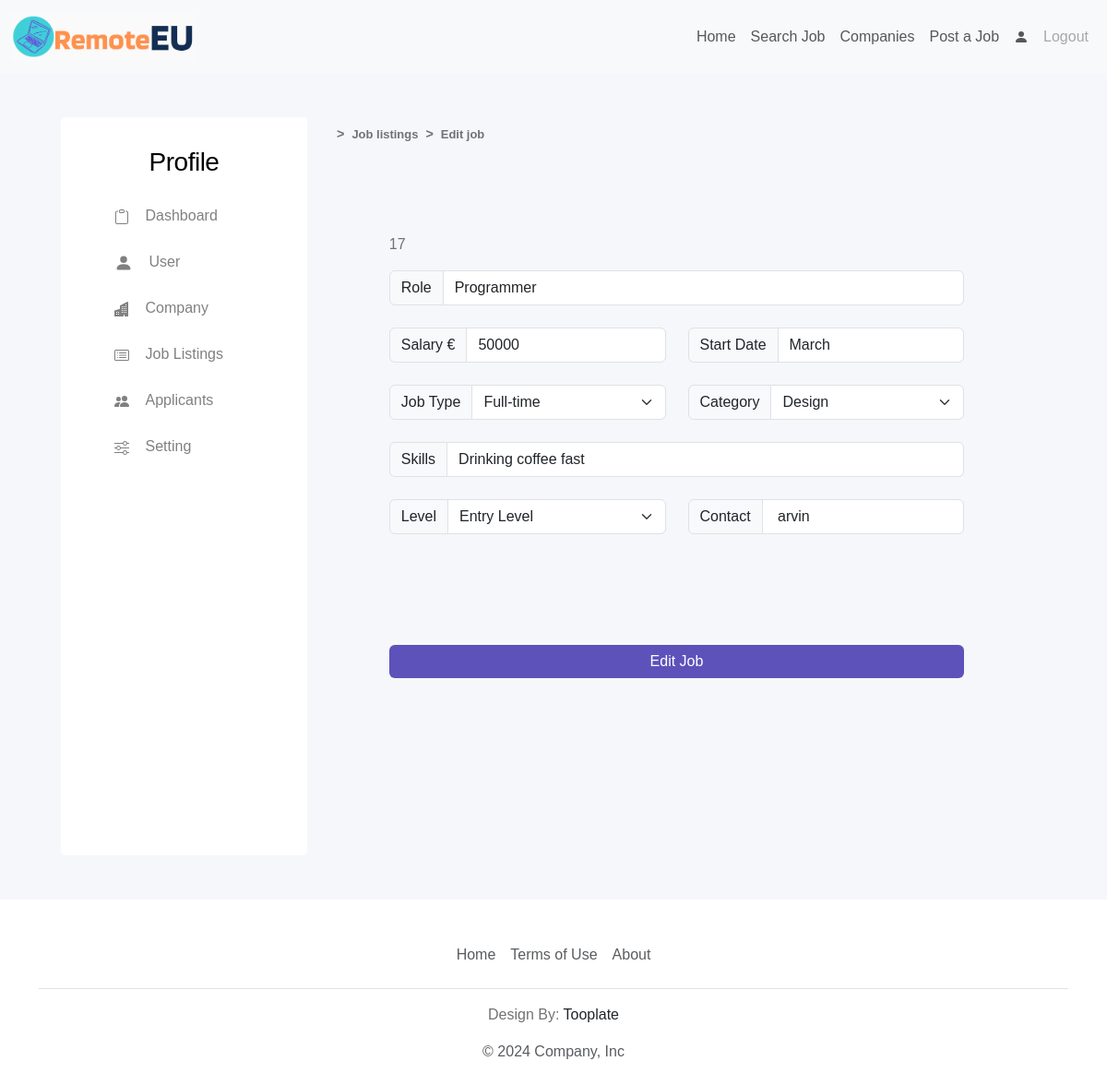
Screenshot of /profile/manage_jobs/edit_job/17 (signed in) with the database file from the repository.
### tables.py (models this page shows, shortened)
class Job(db.Model):
    id: Mapped[int] = mapped_column(Integer, primary_key=True)
    role: Mapped[str] = mapped_column(String(100))
    salary: Mapped[int] = mapped_column(Integer)
    start_date: Mapped[str] = mapped_column(String(100))
    job_type: Mapped[str] = mapped_column(String(100))
    category: Mapped[str] = mapped_column(String(100))
    skills: Mapped[str] = mapped_column(String(1000))
    level: Mapped[str] = mapped_column(String(100))
    job_info: Mapped[str] = mapped_column(String(2000))
    contact: Mapped[str] = mapped_column(String(100))
    active: Mapped[bool] = mapped_column(Boolean())
    time_publish: Mapped[datetime.datetime] = mapped_column(
        DateTime(timezone=True), server_default=func.now())
    user_id: Mapped[int] = mapped_column(Integer, ForeignKey(User1.id))
    company_id: Mapped[int] = mapped_column(Integer, ForeignKey(Company.id))

### main.py (the view, shortened to what this page needs)
@app.route('/profile/manage_jobs/edit_job/<int:job_id>', methods=['GET', 'POST'])
@login_required
def edit_job(job_id):
    job_to_edit = Job.query.filter_by(id=job_id).first()
    job_edit_form = JobForm()
    return render_template('edit_job.html',
                           form=job_edit_form,
                           job=job_to_edit,
                           levels=job_levels_full,
                           categories=job_categories_full,
                           job_types=job_types_full,
                           logged_in = current_user.is_authenticated)

### forms.py
class JobForm(FlaskForm):
    role = StringField(u"Role / Title", validators=[DataRequired(), Length(max=100)])
    salary = IntegerField(u"Salary", validators=[DataRequired()])
    start_date = StringField(u"Start date", validators=[DataRequired(), Length(max=100)])
    job_type = SelectField(u"Type of job", validators=[DataRequired()], choices=job_types_full)
    category = SelectField(u"Category", validators=[DataRequired()], choices=job_categories_full)
    skills = StringField(u"Skills", validators=[DataRequired(), Length(max=1000)])
    level = SelectField(u"Level", validators=[DataRequired()], choices=job_levels_full)
    job_info = CKEditorField(u"Job Description", validators=[DataRequired(), Length(max=2000)])
    contact = StringField(u"Contact", validators=[DataRequired(), Length(max=100)])
    active = RadioField(u"Active", choices=['Active (Publish right away)', 'Hidden (Will publish later)'], default='Active (Publish right away)', validators=[DataRequired()])
    submit = SubmitField(label="Save Job")

### main.py (called while the page is built)
@login_manager.user_loader
def load_user(user_id):
    return db.get_or_404(User1, user_id)

### templates/edit_job.html (shortened to what this page needs)
{% extends "base_profile.html" %}
{% from 'bootstrap5/form.html' import render_form %}
{% block profile_content %}
<section>
    <div class="container">
        <div id="breadcrumbs" class="d-flex mt-2">
            <p class="mx-2"><b>></b></p>
            <a href="{{ url_for('job_listings') }}"><p><b>Job listings</b></p></a>
            <p class="mx-2"><b>></b></p>
            <a href="{{ url_for('edit_job', job_id = job.id) }}"><p><b>Edit job</b></p></a>
        </div>
        <div class="row d-flex justify-content-center mb-3 mt-5 pt-5">
            <div class="col-lg-10 col-md-12 col-sm-12">
    <form class="edit_job" method="POST" action="{{ url_for('job_listings') }}">
        <p>{{job.id}}</p>
        <div class="col-lg-12 col-md-12 col-sm-12 mb-4">
            <div class="input-group">
                <span class="input-group-text" id="basic-addon1">Role</span>
                {{ form.role(value=job.role, class_="form-control") }}
            </div>
        </div>
        <div class="row d-flex justify-content-center">
            <div class="col-lg-6 col-md-6 col-sm-12 mb-4">
                <div class="input-group">
                    <span class="input-group-text" id="basic-addon1">Salary €</span>
                    {{ form.salary(value=job.salary, class_="form-control") }}
                </div>
            </div>
            <br>
            <div class="col-lg-6 col-md-6 col-sm-12 mb-4">
                <div class="input-group">
                    <span class="input-group-text" id="basic-addon1">Start Date</span>
                    {{ form.start_date(value=job.start_date, class_="form-control") }}
                </div>
            </div>
        </div>
        <div class="row d-flex justify-content-center">
            <div class="col-lg-6 col-md-6 col-sm-12 mb-4">
                <div class="input-group">
                    <span class="input-group-text" id="basic-addon1">Job Type</span>
                    <select name="category" id="category" class="form-control form-select">
                        {% for job_type in job_types %}
                            {% if job.job_type == job_type %}
                                <option selected>{{ job_type }}</option>
                            {% else %}
                                <option>{{ job_type }}</option>
                            {% endif %}
                        {% endfor %}
                    </select>
                </div>
            </div>
            <div class="col-lg-6 col-md-6 col-sm-12 mb-4">
                <div class="input-group">
                    <span class="input-group-text" id="basic-addon1">Category</span>
                    <select name="category" id="category" class="form-control form-select">
                        {% for category in categories %}
                            {% if job.category == category %}
                                <option selected>{{ category }}</option>
                            {% else %}
                                <option>{{ category }}</option>
                            {% endif %}
                        {% endfor %}
                    </select>
                </div>
            </div>
        </div>
            <div class="col-lg-12 col-md-12 col-sm-12 mb-4">
                <div class="input-group">
                    <span class="input-group-text" id="basic-addon1">Skills</span>
                    {{ form.skills(value=job.skills, class_="form-control") }}
                </div>
            </div>
            <div class="row d-flex justify-content-center">
                <div class="col-lg-6 col-md-6 col-sm-12 mb-4">
                    <div class="input-group">
                        <span class="input-group-text" id="basic-addon1">Level</span>
                        <select name="level" id="level" class="form-control form-select">
                            {% for level in levels %}
                                {% if job.level == level %}
                                    <option selected>{{ level }}</option>
                                {% else %}
                                    <option>{{ level }}</option>
                                {% endif %}
                            {% endfor %}
                        </select>
                    </div>
                </div>
                <div class="col-lg-6 col-md-6 col-sm-12">
                    <div class="input-group">
                        <span class="input-group-text" id="basic-addon1">Contact</span>
                        {{ form.contact(value=job.contact, class_="form-control") }}
                    </div>
                </div>
            </div>
        <br>
        <br>
        <br>
        <br>
        {{ form.submit(value="Edit Job", class="primary-btn form-control") }}
    </form>
</div>
</div>
{% endblock %}

### static/css/styles.css (style rules this page uses)
:root { --white-color: #ffffff; --primary-color: #5d52ba; --secondary-color: #0dcaf0; --section-bg-color: #f0f8ff; --section-bg-color2: #f5f7fa; --custom-btn-bg-color: #f65129; --social-icon-link-bg-color: #7f73eb; --dark-color: #000000; --p-color: #717275; --border-color: #e9eaeb; --body-font-family: 'League Spartan', sans-serif; }
body { background-color: var(--white-color); font-family: var(--body-font-family); }
p { color: var(--p-color); font-size: var(--p-font-size); font-weight: var(--font-weight-light); }
a { text-decoration: none; }
section { background-color: var(--section-bg-color2); }
.primary-btn { background: var(--primary-color); border: none; color: var(--white-color); font-size: var(--p-font-size); font-weight: var(--font-weight-normal); transition: all 0.3s; margin-bottom: 24px; }
#breadcrumbs { margin-bottom: 10px; }
#breadcrumbs a { transition-duration: 200ms; border-radius: 5px; color: grey; text-decoration: none; }
#breadcrumbs a, #breadcrumbs p { font-size: 0.9em; font-weight: 600; margin-top: auto; margin-bottom: auto; }

### rows the page displays
Job: id "17", role "Programmer", salary "50000", start_date "March", category "Full-time", category "Design", skills "Drinking coffee fast", level "Entry Level", contact "arvin"
